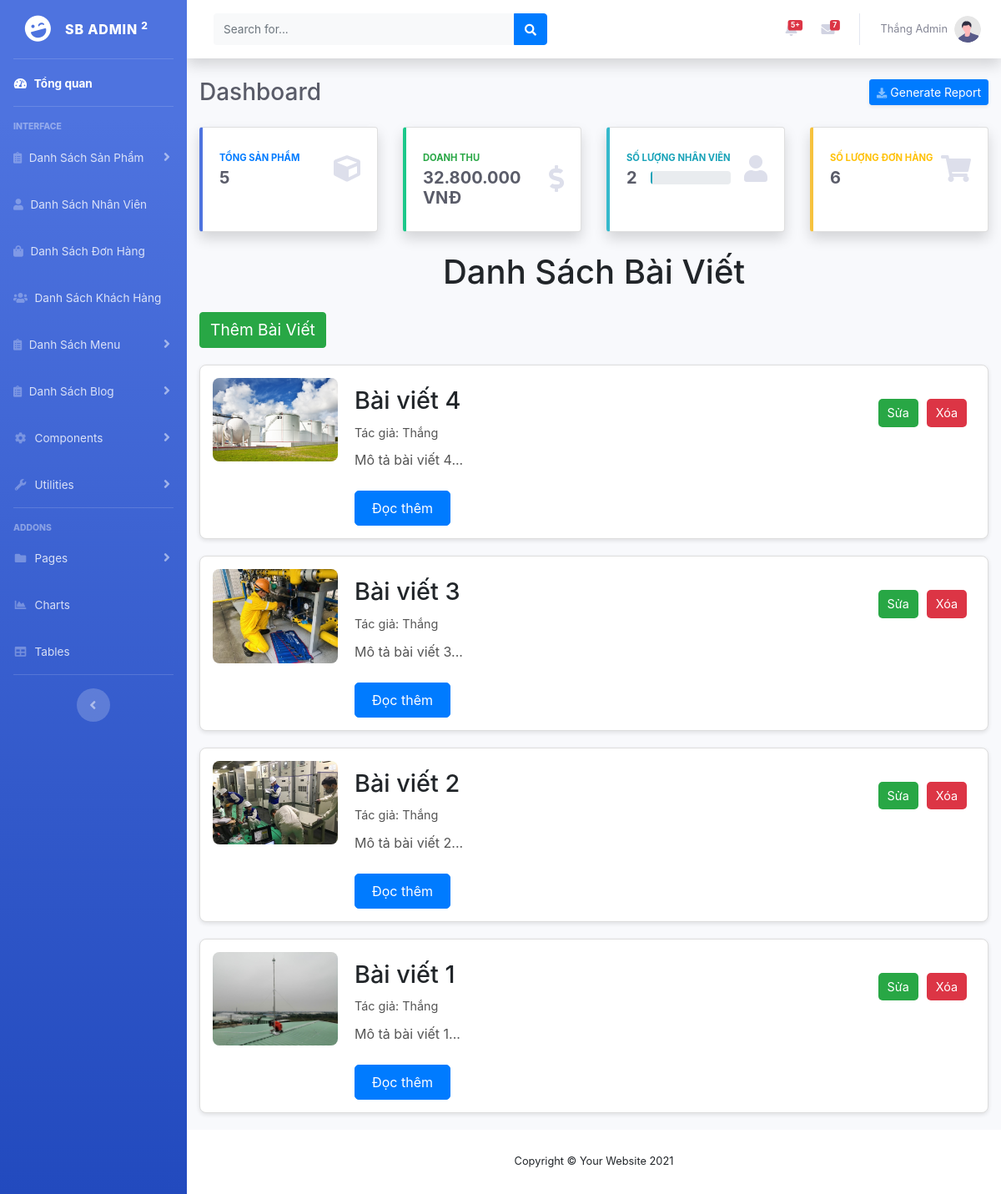
/danh_sach_bai_viet.php (signed in), run on the app's committed database.
### tables this page shows
CREATE TABLE `posts` (
  `id` int(11) NOT NULL,
  `title` varchar(255) NOT NULL,
  `content` text NOT NULL,
  `noidung` text NOT NULL,
  `image_url` varchar(255) DEFAULT NULL,
  `created_at` timestamp NOT NULL DEFAULT current_timestamp(),
  `author` varchar(255) NOT NULL
);

### danh_sach_bai_viet.php (the view, shortened to what the rows shown need)
<!DOCTYPE html>
<html lang="en">
<head>
    <link href="vendor/fontawesome-free/css/all.min.css" rel="stylesheet" type="text/css">
    <link href="css/sb-admin-2.min.css" rel="stylesheet">
</head>
<body id="page-top">
    <div id="wrapper">
        <div id="content-wrapper" class="d-flex flex-column">
            <div id="content">
                <div class="container-fluid">
                    <div class="d-sm-flex align-items-center justify-content-between mb-4">
                        <h1 class="h3 mb-0 text-gray-800">Dashboard</h1>
                    </div>
                   <?php
$servername = "localhost";
$username = "root";
$password = "";
$dbname = "quantriweb";
$conn = new mysqli($servername, $username, $password, $dbname);
$sql = "SELECT * FROM posts ORDER BY created_at DESC";
$result = $conn->query($sql);
?>
<!DOCTYPE html>
<html lang="en">
<head>
    <link href="https://stackpath.bootstrapcdn.com/bootstrap/4.6.0/css/bootstrap.min.css" rel="stylesheet">
</head>
<body>
<div class="containerdsbv">
    <h1 class="text-center mb-4">Danh Sách Bài Viết</h1>
    <?php if ($result->num_rows > 0): ?>
        <?php while ($row = $result->fetch_assoc()): ?>
            <div class="post">
                <?php if ($row['image_url']): ?>
                    <img src="<?php echo $row['image_url']; ?>" alt="Image" />
                <?php endif; ?>
                <div class="post-details">
                    <h2><?php echo $row['title']; ?></h2>
                    <p class="author">Tác giả: <?php echo $row['author']; ?></p>
                    <p class="content"><?php echo substr($row['content'], 0, 150); ?>...</p>
                    <a href="post.php?id=<?php echo $row['id']; ?>" class="btn btn-primary">Đọc thêm</a>
                </div>
                <div class="action-btns">
                    <a href="edit-post.php?id=<?php echo $row['id']; ?>" class="btn btn-edit">Sửa</a>
                    <a href="delete-post.php?id=<?php echo $row['id']; ?>" class="btn btn-delete" onclick="return confirm('Bạn có chắc chắn muốn xóa bài viết này?');">Xóa</a>
                </div>
            </div>
        <?php endwhile; ?>
    <?php else: ?>
        <p>Chưa có bài viết nào.</p>
    <?php endif; ?>
</div>
</body>
</html>
            </div>
        </div>
    </div>
</body>
</html>

### data on the page
posts: image_url (picture), title "Bài viết 4", author "Thắng", content "Mô tả bài viết 4"
posts: image_url (picture), title "Bài viết 3", author "Thắng", content "Mô tả bài viết 3"
posts: image_url (picture), title "Bài viết 2", author "Thắng", content "Mô tả bài viết 2"
posts: image_url (picture), title "Bài viết 1", author "Thắng", content "Mô tả bài viết 1"

### other printed values
count($notifications) "5"
$_SESSION['username'] "Thắng Admin"
$total_products "5"
$total_revenue "32.800.000"
$total_users "2"
$total_orders "6"
